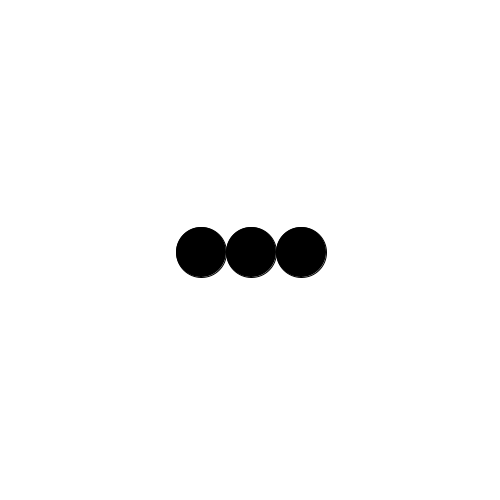
Frame 1 (no input)
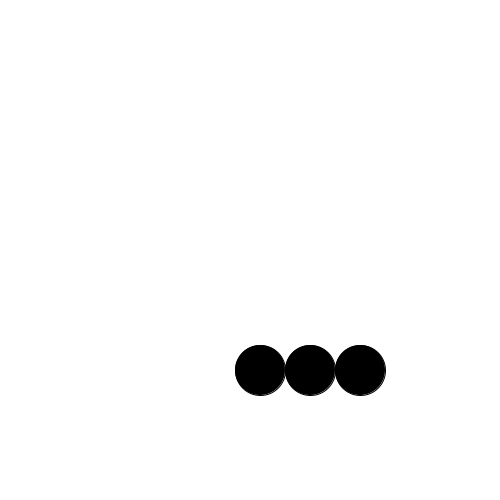
Frame 60 (the mouse pressed at the canvas centre just before this capture)
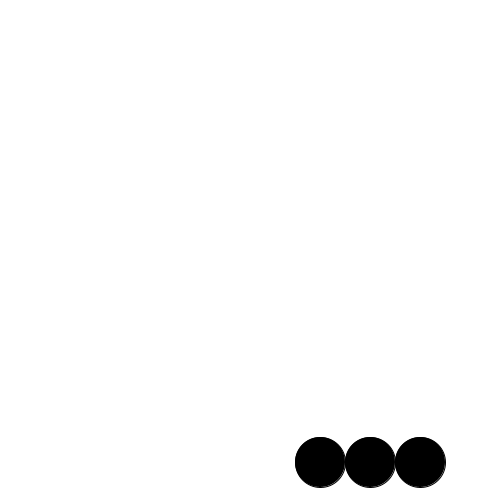
Frame 120 (the mouse held since frame 60 and released just before this capture)

The Processing sketch that drew these frames (run headless with seeded random() and noise(); from frame 60 on, the mouse is pressed at the canvas centre):

// Processing sketch: drill20
// ── drill20.pde
float x = 200, y = 250;
float dx = 1, dy = 2;

void setup() {
    size(500,500);
}

void draw() {
    background(255);
    if (x-25 < 0 || x+125 > width) {
        dx *= -1;
    }
    if (y-25 < 0 || y+25 > height) {
        dy *= -1;
    }
    x += dx;
    y += dy;
    fill(0);
    for (int i=0; i<3; i++) {
        ellipse(i*50+x, y, 50, 50);
    }
}
